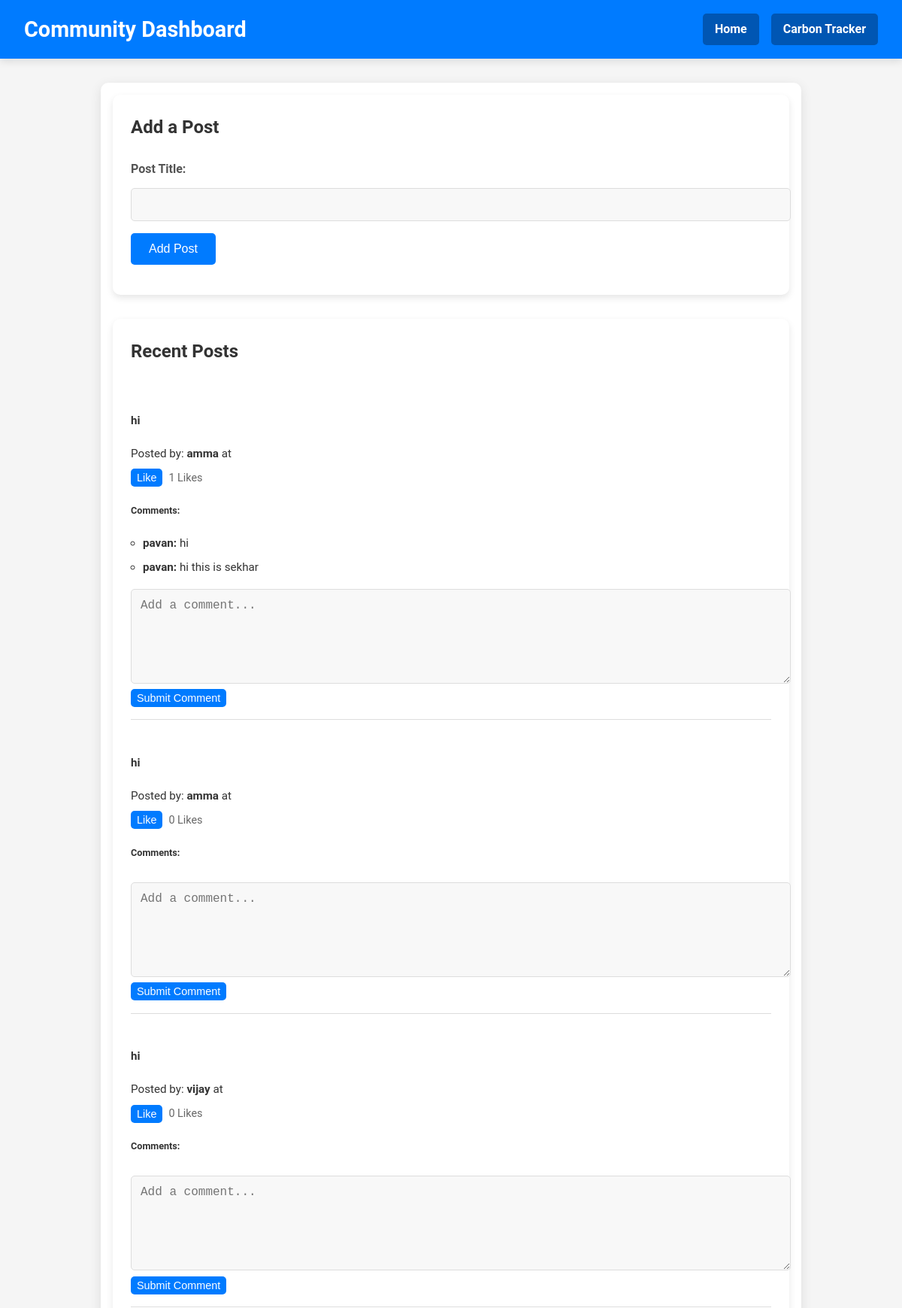
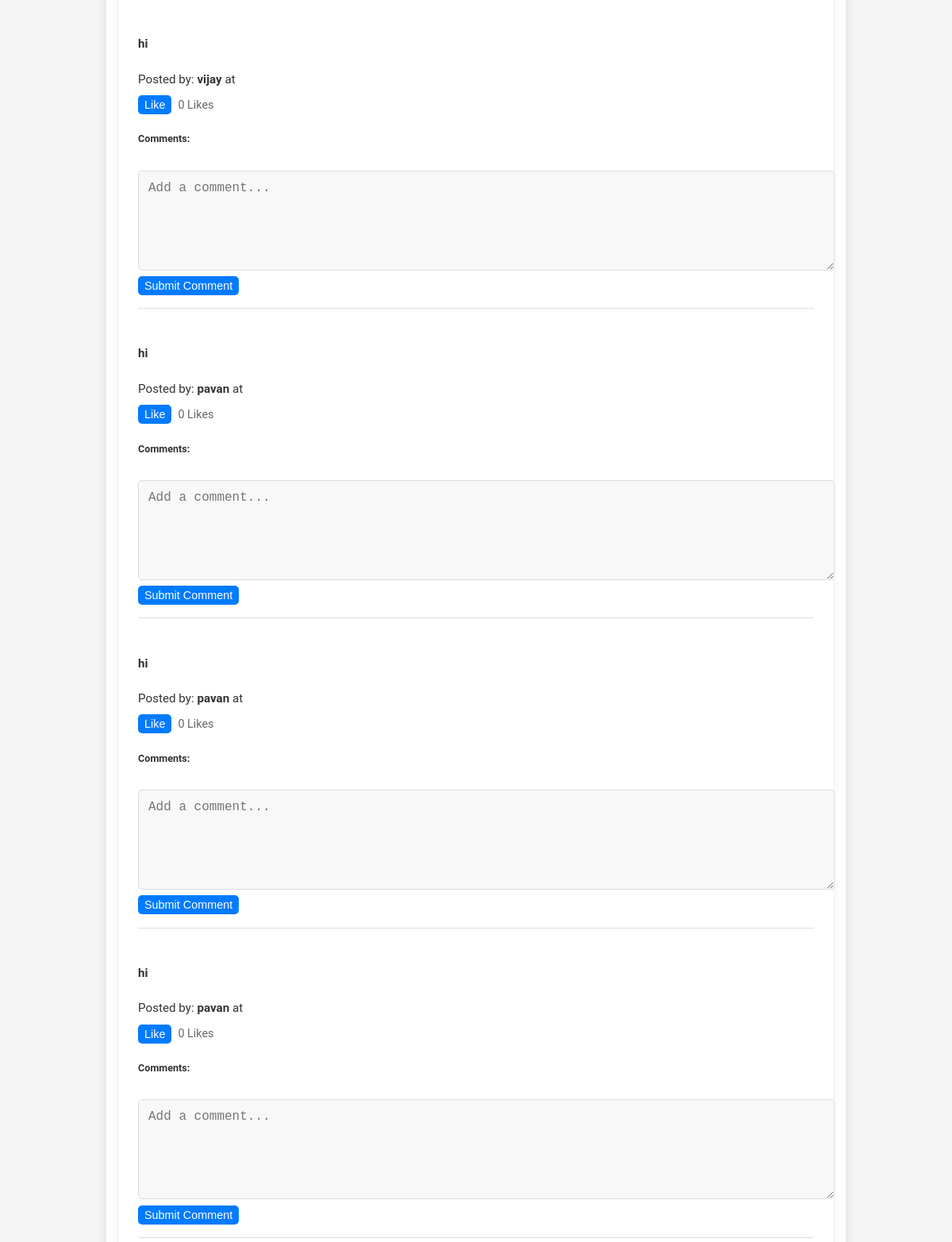
The app's page /community (upper part) with its own data (2 pictures, top to bottom).
### tables this page shows
CREATE TABLE community_posts (
    id INTEGER PRIMARY KEY AUTOINCREMENT,
    title TEXT NOT NULL,
    username TEXT NOT NULL,
    likes INTEGER DEFAULT 0,
    created_at TIMESTAMP DEFAULT CURRENT_TIMESTAMP
);

CREATE TABLE comments(id INTEGER PRIMARY KEY AUTOINCREMENT,
            post_id INTEGER,
            user_id INTEGER,
            content TEXT,
            created_at TIMESTAMP DEFAULT CURRENT_TIMESTAMP,
            FOREIGN KEY(post_id) REFERENCES posts(id),
            FOREIGN KEY(user_id) REFERENCES infosys(id));

### app.py (the view, shortened to what this page needs)
@app.route('/community', methods=['GET', 'POST'])
def community():
    cursor.execute("SELECT * FROM community_posts ORDER BY created_at DESC")
    posts = cursor.fetchall()
    post_list = []
    for post in posts:
        post_id = post[0]
        cursor.execute("SELECT * FROM comments WHERE post_id=?", (post_id,))
        comments = cursor.fetchall()
        cursor.execute("SELECT COUNT(*) FROM post_likes WHERE post_id=?", (post_id,))
        like_count = cursor.fetchone()[0]
        post_list.append({
            'id': post[0],
            'title': post[1],
            'username': post[2],
            'likes': like_count,
            'comments': [{'user_id': comment[2], 'content': comment[3]} for comment in comments]
        })
    return render_template(
        'community.html',
        posts=post_list,
        userId=session.get('userId', None),
        username=session.get('username', 'Anonymous')
    )

### templates/community.html (shortened to what this page needs)
<!DOCTYPE html>
<html lang="en">
<head>
</head>
<body>
    <header>
        <h1>Community Dashboard</h1>
        <nav>
            <a href="{{url_for('home')}}" class="nav-button">Home</a>
            <a href="{{url_for('carbon_tracker')}}" class="nav-button">Carbon Tracker</a>
        </nav>
    </header>
    <div class="community-section">
        <div class="community-card">
            <h3>Add a Post</h3>
            <form action="/community" method="POST">
                <div class="form-group">
                    <label for="post-title">Post Title:</label>
                    <input type="text" id="post-title" name="title" required>
                </div>
                <div class="form-group">
                    <button type="submit">Add Post</button>
                </div>
            </form>
        </div>
        <div class="community-card">
            <h3>Recent Posts</h3>
            <ul class="community-list">
                {% for post in posts %}
                <li class="community-item">
                    <h4>{{ post.title }}</h4>
                    <div class="posted-by">Posted by: <strong>{{ post.username }}</strong> at {{ post.created_at }}</div>
                    <div class="likes-comments">
                        <form action="/like_post/{{ post.id }}" method="POST" style="display: inline;">
                            <button type="submit" class="like-button">Like</button>
                        </form>
                        <span>{{ post.likes }} Likes</span>
                    </div>
                    <div>
                        <h5>Comments:</h5>
                        <ul>
                            {% for comment in post.comments %}
                            <li>
                                <strong>{{ comment.user_id }}:</strong> {{ comment.content }}
                            </li>
                            {% endfor %}
                        </ul>
                        <form action="/add_comment/{{ post.id }}" method="POST">
                            <textarea name="content" placeholder="Add a comment..." required></textarea>
                            <button type="submit" class="comment-button">Submit Comment</button>
                        </form>
                    </div>
                </li>
                {% endfor %}
            </ul>
        </div>
    </div>
</body>
</html>

### templates/community.html (style rules this page uses)
body { font-family: 'Roboto', Arial, sans-serif; margin: 0; padding: 0; background-color: #f5f5f5; color: #333; line-height: 1.6; }
header { background-color: #007BFF; color: white; padding: 1rem 2rem; display: flex; justify-content: space-between; align-items: center; box-shadow: 0 4px 10px rgba(0, 0, 0, 0.1); }
header h1 { margin: 0; font-size: 1.8rem; font-weight: bold; }
nav { display: flex; gap: 1rem; }
.nav-button { color: white; text-decoration: none; padding: 0.5rem 1rem; border-radius: 5px; background-color: #0056b3; font-weight: bold; transition: all 0.3s ease; }
.community-section { max-width: 900px; margin: 2rem auto; padding: 1rem; background-color: #ffffff; border-radius: 10px; box-shadow: 0 4px 15px rgba(0, 0, 0, 0.1); }
.community-card { background-color: #ffffff; border-radius: 10px; box-shadow: 0 4px 10px rgba(0, 0, 0, 0.1); padding: 1.5rem; margin-bottom: 2rem; transition: transform 0.2s ease, box-shadow 0.2s ease; }
h3 { margin-top: 0; font-size: 1.5rem; color: #333; }
.form-group { margin-bottom: 1rem; }
label { display: block; margin-bottom: 0.5rem; font-weight: bold; color: #555; }
input[type="text"], textarea { width: 100%; padding: 0.75rem; margin-top: 0.25rem; border: 1px solid #ddd; border-radius: 5px; font-size: 1rem; background-color: #f8f8f8; }
button { background-color: #007BFF; color: white; padding: 0.75rem 1.5rem; border: none; border-radius: 5px; font-size: 1rem; cursor: pointer; transition: background-color 0.3s ease, transform 0.2s ease; }
.community-list { list-style: none; padding: 0; }
.community-item { border-bottom: 1px solid #ddd; padding: 1rem 0; }
.likes-comments { display: flex; align-items: center; gap: 0.5rem; margin-top: 0.5rem; }
.likes-comments span { font-size: 0.9rem; color: #666; }
.like-button, .comment-button { background-color: #007BFF; color: white; border: none; padding: 0.25rem 0.5rem; border-radius: 5px; font-size: 0.9rem; cursor: pointer; transition: all 0.3s ease; }
ul { padding-left: 1rem; }
ul li { margin-bottom: 0.5rem; font-size: 0.95rem; }
textarea { margin-top: 0.5rem; resize: vertical; min-height: 100px; font-size: 1rem; border: 1px solid #ddd; }

### records on screen
community_posts: title "hi", username "amma", likes "1"
comments: user_id "pavan", content "hi"
comments: user_id "pavan", content "hi this is sekhar"
community_posts: title "hi", username "amma", likes "0"
community_posts: title "hi", username "vijay", likes "0"
community_posts: title "hi", username "vijay", likes "0"
community_posts: title "hi", username "pavan", likes "0"
community_posts: title "hi", username "pavan", likes "0"
community_posts: title "hi", username "pavan", likes "0"
